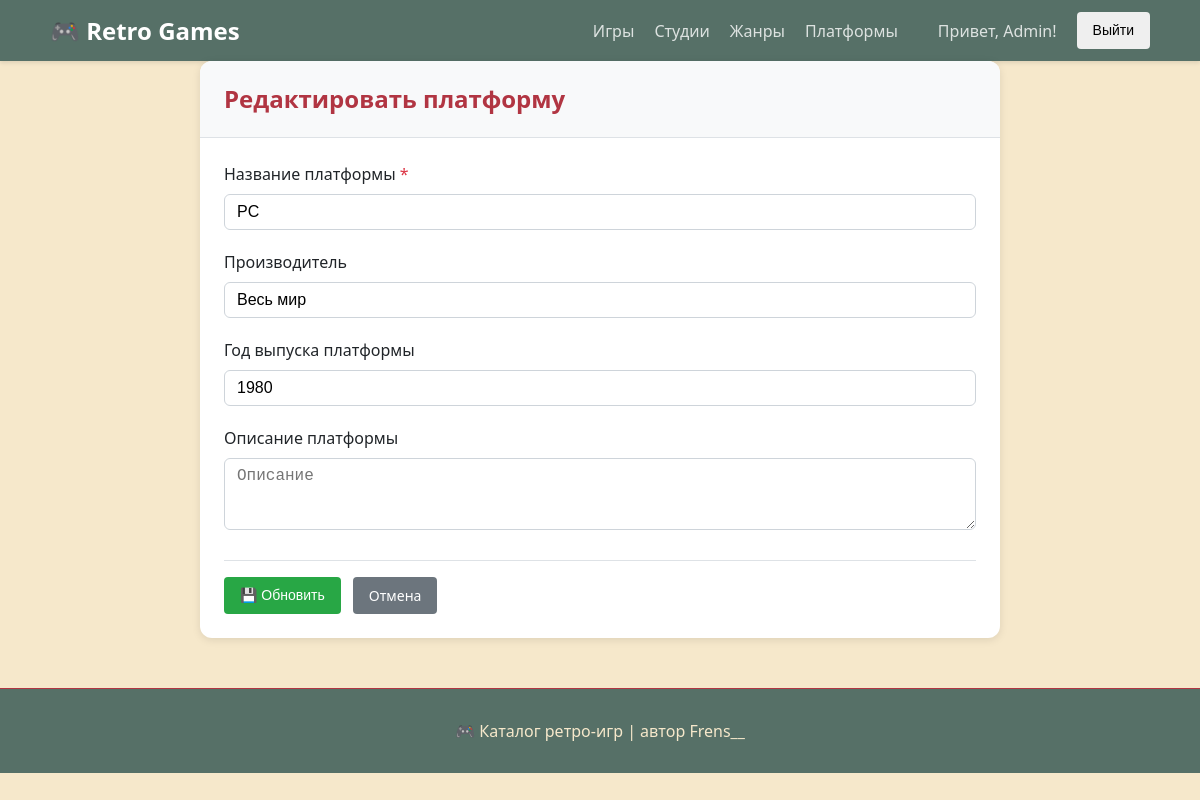
Screenshot of /platforms/1/update/ (signed in) with the database file from the repository.
### games/models.py (models this page shows, shortened)
class Platform(models.Model):
    name = models.CharField(
        max_length=100,
        verbose_name="Название платформы",
        unique=True
    )
    manufacturer = models.CharField(
        max_length=150,
        verbose_name="Производитель",
        blank=True
    )
    release_year = models.IntegerField(
        verbose_name="Год выпуска платформы",
        null=True,
        blank=True,
        validators=[
            MinValueValidator(1970),
            MaxValueValidator(datetime.now().year)
        ]
    )
    description = models.TextField(
        verbose_name="Описание платформы",
        blank=True
    )
    class Meta:
        verbose_name = "Платформа"
        verbose_name_plural = "Платформы"
        ordering = ['name']

### games/views.py (the view)
# urls.py: path('platforms/<int:pk>/update/', views.platform_update, name='platform_update'),
@login_required
def platform_update(request, pk):
    platform = get_object_or_404(Platform, pk=pk)
    if request.method == 'POST':
        form = PlatformForm(request.POST, instance=platform)
        if form.is_valid():
            platform = form.save()
            messages.success(request, f'Платформа "{platform.name}" успешно обновлена!')
            return redirect('games:platform_list')
    else:
        form = PlatformForm(instance=platform)
    return render(request, 'games/platform_form.html', {
        'form': form,
        'title': 'Редактировать платформу'
    })

### games/forms.py
class PlatformForm(forms.ModelForm):
    class Meta:
        model = Platform
        fields = ['name','manufacturer','release_year','description']
        widgets= {
            'name': forms.TextInput(attrs={
                    'class': 'form-control',
                    'placeholder': 'Платформа'
                }
            ),
            'manufacturer': forms.TextInput(attrs={
                    'class': 'form-control',
                    'placeholder': 'Производитель'
                }
            ),
            'release_year': forms.NumberInput(attrs={
                    'class': 'form-control',
                    'placeholder': 'Год основания'
                }
            ),
            'description': forms.Textarea(attrs={
                    'class':'form-control',
                    'rows':3,
                    'placeholder':'Описание'
            })
        }

### games/templates/games/platform_form.html (shortened to what this page needs)
{% extends 'games/base.html' %}
{% block content %}
<div class="form-container">
    <div class="form-card">
        <div class="form-card-header">
            <h3>{{ title }}</h3>
        </div>
        <div class="form-card-body">
            <form method="post" enctype="multipart/form-data">
                {% for field in form %}
                    <div class="form-group">
                        <label for="{{ field.id_for_label }}">
                            {{ field.label }}
                            {% if field.field.required %}
                                <span style="color: #dc3545;">*</span>
                            {% endif %}
                        </label>
                        {{ field }}
                    </div>
                {% endfor %}
                <div class="form-actions">
                    <button type="submit" class="btn btn-success">
                        {% if 'Редактировать' in title %}
                            💾 Обновить
                        {% else %}
                            ➕ Добавить
                        {% endif %}
                    </button>
                    <a href="{% url 'games:platform_list' %}" class="btn btn-secondary">Отмена</a>
                </div>
            </form>
        </div>
    </div>
</div>
{% endblock %}

### games/templates/games/base.html (shortened to what this page needs)
<!DOCTYPE html>
<html lang="ru">
<head>
    {% load static %}
    <link rel="stylesheet" href="{% static 'css/base.css' %}">
    <link rel="stylesheet" href="{% static 'css/buttons.css' %}">
    <link rel="stylesheet" href="{% static 'css/grid.css' %}">
    <link rel="stylesheet" href="{% static 'css/cards.css' %}">
    <link rel="stylesheet" href="{% static 'css/forms.css' %}">
    <link rel="stylesheet" href="{% static 'css/components.css' %}">
    <link rel="stylesheet" href="{% static 'css/responsive.css' %}">
</head>
<body>
    <nav class="navbar">
        <div class="container">
            <a class="navbar-brand" href="{% url 'games:home' %}">🎮 Retro Games</a>
            <div class="navbar-nav" id="navbarNav">
                <a class="nav-link" href="{% url 'games:game_list' %}">Игры</a>
                <a class="nav-link" href="{% url 'games:studio_list' %}">Студии</a>
                <a class="nav-link" href="{% url 'games:category_list' %}">Жанры</a>
                <a class="nav-link" href="{% url 'games:platform_list' %}">Платформы</a>
                {% if user.is_authenticated %}
                    <span class="nav-link">Привет, {{ user.username }}!</span>
                    <form method="post" action="{% url 'logout' %}" style="display: inline;">
                        <button type="submit" class="btn">Выйти</button>
                    </form>
                {% else %}
                    <a class="nav-link" href="{% url 'games:register' %}">Регистрация</a>
                    <a class="nav-link" href="{% url 'login' %}">Вход</a>
                {% endif %}
            </div>
        </div>
    </nav>
    <div class="container">
        {% block content %}
        {% endblock %}
    </div>
    <footer class="footer">
        <div class="container">
            <p class="text-muted">🎮 Каталог ретро-игр | автор Frens__</p>
        </div>
    </footer>
</body>
</html>

### static/css/base.css (style rules this page uses)
:root { --phone_window: #F6E8CB; --card_element: #567067; --white_blue: #c5dfdf; --yellow: #F6E8CB; --pulrple: #a71666; --orandge: #ec6a52; --pastel_orange: #f3b7ad; --error: #b13542; }
* { margin: 0; padding: 0; box-sizing: border-box; }
body { font-family: "Segoe UI", Roboto, "Helvetica Neue", Arial, sans-serif; font-size: 16px; line-height: 1.5; color: #212529; background-color: var(--phone_window); }
.container { width: 100%; max-width: 1200px; margin: 0 auto; padding: 0 20px; }
.navbar { background-color: var(--card_element); padding: 12px 0; box-shadow: 0 2px 4px rgba(0,0,0,0.1); }
.navbar .container { display: flex; justify-content: space-between; align-items: center; flex-wrap: wrap; }
.navbar-brand { color: white; font-size: 24px; font-weight: bold; text-decoration: none; transition: opacity 0.2s; }
.navbar-nav { display: flex; list-style: none; gap: 20px; align-items: center; flex-wrap: wrap; }
.nav-link { color: rgba(255,255,255,0.8); text-decoration: none; transition: color 0.2s; }
.footer { margin-top: 50px; padding: 30px 0; background-color: var(--card_element); border-top: 1px solid var(--error); text-align: center; }
.text-muted { color: var(--yellow); }
h3 { font-size: 24px; margin-bottom: 16px; color: var(--error); }

### static/css/buttons.css (style rules this page uses)
.btn { display: inline-block; font-weight: 500; text-align: center; text-decoration: none; cursor: pointer; border: none; border-radius: 4px; transition: all 0.2s ease; line-height: 1.5; }
.btn { padding: 8px 16px; font-size: 14px; }
.btn-success { background-color: #28a745; color: white; }
.btn-secondary { background-color: #6c757d; color: white; }

### static/css/grid.css (style rules this page uses)
.form-container { max-width: 800px; margin: 0 auto; }

### static/css/cards.css (style rules this page uses)
:root { --phone_window: #F6E8CB; --card_element: #567067; --white_blue: #c5dfdf; --yellow: #F6E8CB; --pulrple: #a71666; --orandge: #ec6a52; --pastel_orange: #f3b7ad; --error: #b13542; }
.form-card { background: white; border-radius: 12px; box-shadow: 0 2px 8px rgba(0,0,0,0.1); overflow: hidden; margin-bottom: 24px; }
.form-card-header { padding: 20px 24px; background-color: #f8f9fa; border-bottom: 1px solid #dee2e6; }
.form-card-header h3 { margin: 0; }
.form-card-body { padding: 24px; }

### static/css/forms.css (style rules this page uses)
.form-group { margin-bottom: 20px; }
.form-group label { display: block; margin-bottom: 8px; font-weight: 500; color: #212529; }
.form-control { width: 100%; padding: 8px 12px; border: 1px solid #ced4da; border-radius: 6px; font-size: 16px; transition: border-color 0.15s, box-shadow 0.15s; }
textarea.form-control { resize: vertical; }
.form-actions { display: flex; gap: 12px; margin-top: 24px; padding-top: 16px; border-top: 1px solid #dee2e6; }

### static/css/responsive.css (style rules this page uses)
@media (min-width: 1200px) { .container { max-width: 1140px; } }

### rows the page displays
Platform: form "PC" "Весь мир" "1980"

### other values shown
{{ user.username }} "Admin"
{{ title }} "Редактировать платформу"
{{ field.label }} "Название платформы" "Производитель" "Год выпуска платформы" "Описание платформы"
